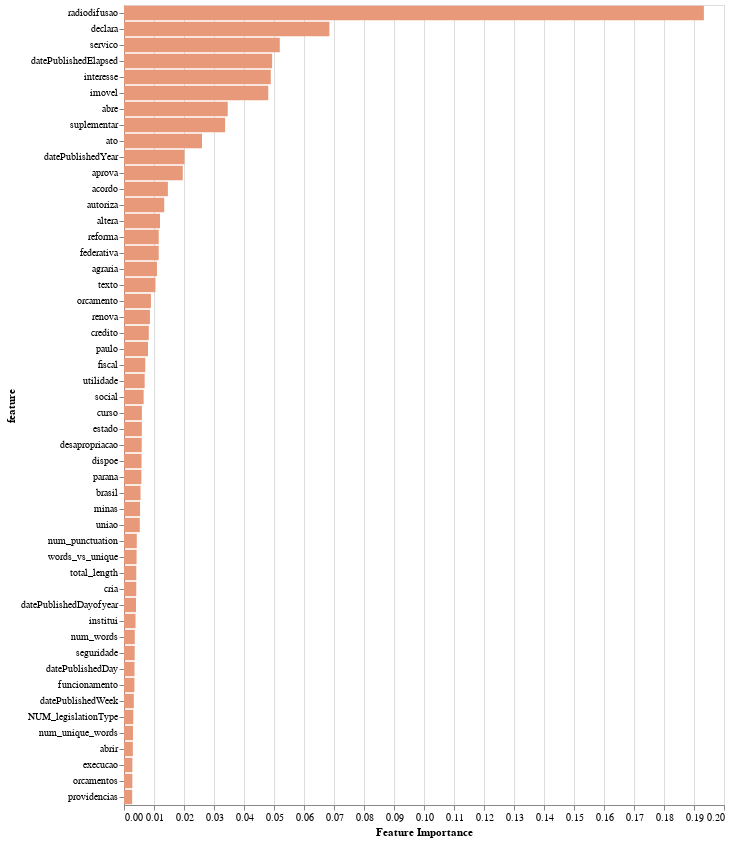

Notebook code cell kept with this figure:
### Markdown cell above
Pela análise do gráfico abaixo, a boa notícia é que algumas das features criadas, como `datePublishedElapsed` e `datePublishedYear` parecem estar ajudando o modelo no trabalho de predição.

### Code cell
#hide_input
alt.Chart(feature_importances[:50]).mark_bar().encode(
    alt.X('imp:Q', title='Feature Importance'),
    alt.Y("feature:N", sort='-x'),
    tooltip=[alt.Tooltip('imp', title='Feature Importance')]
    )\
    .properties(height=800, width=600)\
    .configure_mark(color=default_color_2)

### Figure 1 — Vega-Lite specification as saved in the notebook (floating-point values rounded to 4 significant figures)
{"config": {"view": {"continuousWidth": 400, "continuousHeight": 300}, "mark": {"color": "#E7997A"}}, "data": {"name": "data-8958b796758c0d588ac3bfb922a577d3"}, "mark": "bar", "encoding": {"tooltip": [{"type": "quantitative", "field": "imp", "title": "Feature Importance"}], "x": {"type": "quantitative", "field": "imp", "title": "Feature Importance"}, "y": {"type": "nominal", "field": "feature", "sort": "-x"}}, "height": 800, "width": 600, "$schema": "https://vega.github.io/schema/vega-lite/v4.8.1.json", "datasets": {"data-8958b796758c0d588ac3bfb922a577d3": [{"feature": "radiodifusao", "imp": 0.1933}, {"feature": "declara", "imp": 0.06846}, {"feature": "servico", "imp": 0.05193}, {"feature": "datePublishedElapsed", "imp": 0.04937}, {"feature": "interesse", "imp": 0.04893}, {"feature": "imovel", "imp": 0.04809}, {"feature": "abre", "imp": 0.03458}, {"feature": "suplementar", "imp": 0.03371}, {"feature": "ato", "imp": 0.026}, {"feature": "datePublishedYear", "imp": 0.02016}, {"feature": "aprova", "imp": 0.01959}, {"feature": "acordo", "imp": 0.01463}, {"feature": "autoriza", "imp": 0.0134}, {"feature": "altera", "imp": 0.012}, {"feature": "reforma", "imp": 0.01158}, {"feature": "federativa", "imp": 0.01156}, {"feature": "agraria", "imp": 0.01099}, {"feature": "texto", "imp": 0.01049}, {"feature": "orcamento", "imp": 0.00897}, {"feature": "renova", "imp": 0.008645}, {"feature": "credito", "imp": 0.008258}, {"feature": "paulo", "imp": 0.007996}, {"feature": "fiscal", "imp": 0.007092}, {"feature": "utilidade", "imp": 0.00689}, {"feature": "social", "imp": 0.006547}, {"feature": "curso", "imp": 0.005964}, {"feature": "estado", "imp": 0.005947}, {"feature": "desapropriacao", "imp": 0.005903}, {"feature": "dispoe", "imp": 0.005839}, {"feature": "parana", "imp": 0.00579}, {"feature": "brasil", "imp": 0.005509}, {"feature": "minas", "imp": 0.005356}, {"feature": "uniao", "imp": 0.005265}, {"feature": "num_punctuation", "imp": 0.004258}, {"feature": "words_vs_unique", "imp": 0.004193}, {"feature": "total_length", "imp": 0.004089}, {"feature": "cria", "imp": 0.004081}, {"feature": "datePublishedDayofyear", "imp": 0.003995}, {"feature": "institui", "imp": 0.003843}, {"feature": "num_words", "imp": 0.003588}, {"feature": "seguridade", "imp": 0.003564}, {"feature": "datePublishedDay", "imp": 0.003495}, {"feature": "funcionamento", "imp": 0.003482}, {"feature": "datePublishedWeek", "imp": 0.003267}, {"feature": "NUM_legislationType", "imp": 0.003093}, {"feature": "num_unique_words", "imp": 0.002995}, {"feature": "abrir", "imp": 0.002953}, {"feature": "execucao", "imp": 0.002793}, {"feature": "orcamentos", "imp": 0.002781}, {"feature": "providencias", "imp": 0.002722}]}}
